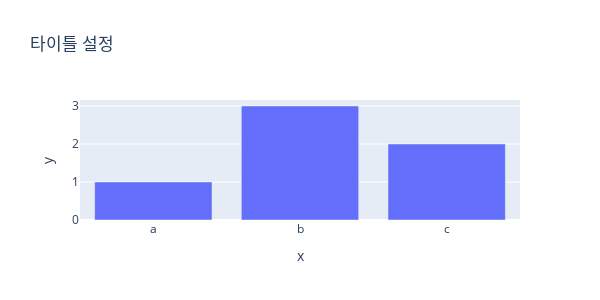

Notebook code for this chart:
### Markdown cell above
# plotly 기본문법

### Code cell
# express 방식
fig = px.bar(x=["a", "b", "c"],
             y=[1, 3, 2],
             width = 600,
             height = 300,
            title = "타이틀 설정")
fig.show()

### Figure 1 — Plotly figure (JSON) as saved in the notebook; plotly's stock layout.template omitted (floating-point values rounded to 4 significant figures)
{"data": [{"alignmentgroup": "True", "hovertemplate": "x=%{x}<br>y=%{y}<extra></extra>", "legendgroup": "", "marker": {"color": "#636efa", "pattern": {"shape": ""}}, "name": "", "offsetgroup": "", "orientation": "v", "showlegend": false, "textposition": "auto", "type": "bar", "x": ["a", "b", "c"], "xaxis": "x", "y": [1, 3, 2], "yaxis": "y"}], "layout": {"barmode": "relative", "height": 300, "legend": {"tracegroupgap": 0}, "title": {"text": "타이틀 설정"}, "width": 600, "xaxis": {"anchor": "y", "autorange": true, "domain": [0, 1], "range": [-0.5, 2.5], "title": {"text": "x"}, "type": "category"}, "yaxis": {"anchor": "x", "autorange": true, "domain": [0, 1], "range": [0, 3.158], "title": {"text": "y"}, "type": "linear"}}}
